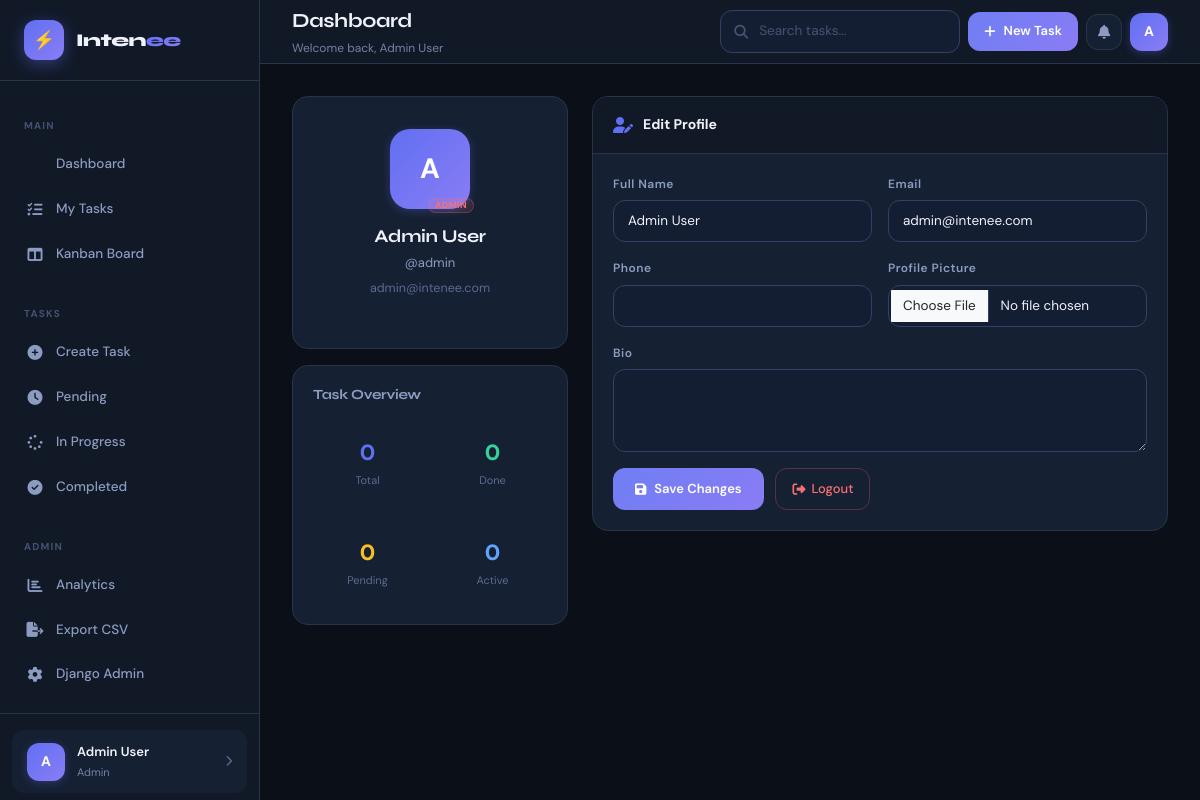
The page /accounts/profile/ (signed in) on the database its author committed.
### accounts/models.py (models this page shows, shortened)
class User(AbstractUser):
    ROLE_CHOICES = [
        ('admin', 'Admin'),
        ('employee', 'Employee'),
    ]
    full_name = models.CharField(max_length=150, blank=True)
    role = models.CharField(max_length=20, choices=ROLE_CHOICES, default='employee')
    profile_picture = models.ImageField(upload_to='profiles/', blank=True, null=True)
    bio = models.TextField(blank=True)
    phone = models.CharField(max_length=20, blank=True)
    created_at = models.DateTimeField(auto_now_add=True)
    updated_at = models.DateTimeField(auto_now=True)
    is_active = models.BooleanField(default=True)
    def get_full_name(self):
        return self.full_name or f"{self.first_name} {self.last_name}".strip() or self.username
    @property
    def is_admin_user(self):
        return self.role == 'admin'
    class Meta:
        ordering = ['-created_at']

### accounts/views.py (the view)
# urls.py: path('profile/', views.profile_view, name='profile'),
@login_required
def profile_view(request):
    if request.method == 'POST':
        form = ProfileUpdateForm(request.POST, request.FILES, instance=request.user)
        if form.is_valid():
            form.save()
            messages.success(request, 'Profile updated successfully!')
            return redirect('accounts:profile')
    else:
        form = ProfileUpdateForm(instance=request.user)
    from tasks.models import Task
    user_tasks = Task.objects.filter(assigned_to=request.user)
    context = {
        'form': form,
        'total_tasks': user_tasks.count(),
        'completed_tasks': user_tasks.filter(status='completed').count(),
        'pending_tasks': user_tasks.filter(status='pending').count(),
        'in_progress_tasks': user_tasks.filter(status='in_progress').count(),
    }
    return render(request, 'accounts/profile.html', context)

### accounts/forms.py
class ProfileUpdateForm(forms.ModelForm):
    class Meta:
        model = User
        fields = ['full_name', 'email', 'phone', 'bio', 'profile_picture']
        widgets = {
            'full_name': forms.TextInput(attrs={'class': 'form-control'}),
            'email': forms.EmailInput(attrs={'class': 'form-control'}),
            'phone': forms.TextInput(attrs={'class': 'form-control'}),
            'bio': forms.Textarea(attrs={'class': 'form-control', 'rows': 3}),
            'profile_picture': forms.FileInput(attrs={'class': 'form-control'}),
        }

### templates/accounts/profile.html (shortened to what this page needs)
{% extends 'base.html' %}
{% block content %}
<div class="row g-4">
  <div class="col-lg-4">
    <div class="card">
      <div class="card-body" style="text-align:center;padding:32px 20px;">
        <div style="position:relative;display:inline-block;margin-bottom:16px;">
          <div class="user-avatar" style="width:80px;height:80px;border-radius:20px;font-size:28px;margin:0 auto;">
            {% if user.profile_picture %}
              <img src="{{ user.profile_picture.url }}" alt="{{ user.username }}">
            {% else %}
              {{ user.get_full_name|first|upper }}
            {% endif %}
          </div>
          {% if user.is_admin_user %}
          <span class="badge badge-urgent" style="position:absolute;bottom:-4px;right:-4px;font-size:9px;padding:2px 6px;">ADMIN</span>
          {% endif %}
        </div>
        <h3 style="font-size:18px;margin-bottom:4px;">{{ user.get_full_name }}</h3>
        <p style="color:var(--text-secondary);font-size:13px;margin-bottom:4px;">@{{ user.username }}</p>
        <p style="color:var(--text-muted);font-size:12.5px;">{{ user.email }}</p>
      </div>
    </div>
    <div class="card" style="margin-top:16px;">
      <div class="card-body" style="padding:20px;">
        <h5 style="font-size:14px;margin-bottom:16px;color:var(--text-secondary);">Task Overview</h5>
        <div class="row g-3">
          <div class="col-6">
            <div style="background:var(--bg-secondary);border-radius:10px;padding:14px;text-align:center;">
              <div style="font-size:22px;font-weight:800;color:var(--accent);">{{ total_tasks }}</div>
              <div style="font-size:11px;color:var(--text-muted);">Total</div>
            </div>
          </div>
          <div class="col-6">
            <div style="background:var(--bg-secondary);border-radius:10px;padding:14px;text-align:center;">
              <div style="font-size:22px;font-weight:800;color:var(--success);">{{ completed_tasks }}</div>
              <div style="font-size:11px;color:var(--text-muted);">Done</div>
            </div>
          </div>
          <div class="col-6">
            <div style="background:var(--bg-secondary);border-radius:10px;padding:14px;text-align:center;">
              <div style="font-size:22px;font-weight:800;color:var(--warning);">{{ pending_tasks }}</div>
              <div style="font-size:11px;color:var(--text-muted);">Pending</div>
            </div>
          </div>
          <div class="col-6">
            <div style="background:var(--bg-secondary);border-radius:10px;padding:14px;text-align:center;">
              <div style="font-size:22px;font-weight:800;color:var(--info);">{{ in_progress_tasks }}</div>
              <div style="font-size:11px;color:var(--text-muted);">Active</div>
            </div>
          </div>
        </div>
      </div>
    </div>
  </div>
  <div class="col-lg-8">
    <div class="card">
      <div class="card-header">
        <div class="card-header-title"><i class="fas fa-user-pen" style="color:var(--accent);"></i> Edit Profile</div>
      </div>
      <div class="card-body">
        <form method="post" enctype="multipart/form-data">
          <div class="row g-3">
            <div class="col-md-6">
              <label class="form-label">Full Name</label>
              {{ form.full_name }}
            </div>
            <div class="col-md-6">
              <label class="form-label">Email</label>
              {{ form.email }}
            </div>
            <div class="col-md-6">
              <label class="form-label">Phone</label>
              {{ form.phone }}
            </div>
            <div class="col-md-6">
              <label class="form-label">Profile Picture</label>
              {{ form.profile_picture }}
            </div>
            <div class="col-12">
              <label class="form-label">Bio</label>
              {{ form.bio }}
            </div>
            <div class="col-12">
              <button type="submit" class="btn-primary-custom">
                <i class="fas fa-save"></i> Save Changes
              </button>
              <a href="{% url 'accounts:logout' %}" class="btn-ghost" style="margin-left:8px;color:var(--danger);border-color:rgba(240,91,106,0.3);">
                <i class="fas fa-sign-out-alt"></i> Logout
              </a>
            </div>
          </div>
        </form>
      </div>
    </div>
  </div>
</div>
{% endblock %}

### templates/partials/sidebar.html (shortened to what this page needs)
{% load static %}
<div class="sidebar" id="sidebar">
  <div class="sidebar-logo">
    <div class="logo-icon">⚡</div>
    <div class="logo-text">Inten<span>ee</span></div>
  </div>
  <div style="padding: 16px 0; flex: 1;">
    <div class="sidebar-section-label">Main</div>
    <nav>
      <div class="nav-item">
        <a href="{% url 'dashboard:index' %}" class="nav-link {% if request.resolver_match.app_name == 'dashboard' %}active{% endif %}">
           Dashboard
        </a>
      </div>
      <div class="nav-item">
        <a href="{% url 'tasks:list' %}" class="nav-link {% if request.resolver_match.app_name == 'tasks' and request.resolver_match.url_name == 'list' %}active{% endif %}">
          <i class="fas fa-list-check"></i> My Tasks
        </a>
      </div>
      <div class="nav-item">
        <a href="{% url 'tasks:kanban' %}" class="nav-link {% if request.resolver_match.url_name == 'kanban' %}active{% endif %}">
          <i class="fas fa-columns"></i> Kanban Board
        </a>
      </div>
    </nav>
    <div class="sidebar-section-label" style="margin-top: 8px;">Tasks</div>
    <nav>
      <div class="nav-item">
        <a href="{% url 'tasks:create' %}" class="nav-link {% if request.resolver_match.url_name == 'create' %}active{% endif %}">
          <i class="fas fa-circle-plus"></i> Create Task
        </a>
      </div>
      <div class="nav-item">
        <a href="{% url 'tasks:list' %}?status=pending" class="nav-link">
          <i class="fas fa-clock"></i> Pending
        </a>
      </div>
      <div class="nav-item">
        <a href="{% url 'tasks:list' %}?status=in_progress" class="nav-link">
          <i class="fas fa-spinner"></i> In Progress
        </a>
      </div>
      <div class="nav-item">
        <a href="{% url 'tasks:list' %}?status=completed" class="nav-link">
          <i class="fas fa-check-circle"></i> Completed
        </a>
      </div>
    </nav>
    {% if user.is_admin_user %}
    <div class="sidebar-section-label" style="margin-top: 8px;">Admin</div>
    <nav>
      <div class="nav-item">
        <a href="{% url 'dashboard:admin' %}" class="nav-link">
          <i class="fas fa-chart-bar"></i> Analytics
        </a>
      </div>
      <div class="nav-item">
        <a href="{% url 'tasks:export_csv' %}" class="nav-link">
          <i class="fas fa-file-export"></i> Export CSV
        </a>
      </div>
      <div class="nav-item">
        <a href="/admin/" class="nav-link">
          <i class="fas fa-cog"></i> Django Admin
        </a>
      </div>
    </nav>
    {% endif %}
  </div>
  <div class="sidebar-footer">
    <a href="{% url 'accounts:profile' %}" class="user-card">
      <div class="user-avatar">
        {% if user.profile_picture %}
          <img src="{{ user.profile_picture.url }}" alt="{{ user.username }}">
        {% else %}
          {{ user.get_full_name|first|upper }}
        {% endif %}
      </div>
      <div>
        <div class="user-name">{{ user.get_full_name|truncatechars:20 }}</div>
        <div class="user-role">{{ user.get_role_display }}</div>
      </div>
      <i class="fas fa-chevron-right" style="margin-left: auto; font-size: 11px; color: var(--text-muted);"></i>
    </a>
  </div>
</div>

### templates/partials/topbar.html (shortened to what this page needs)
<div class="topbar">
  <div>
    <div class="topbar-title">{% block topbar_title %}Dashboard{% endblock %}</div>
    <div class="topbar-subtitle">{% block topbar_subtitle %}Welcome back, {{ user.get_full_name }}{% endblock %}</div>
  </div>
  <div class="topbar-right">
    <div class="search-bar d-none d-md-flex">
      <input type="text" class="form-control" placeholder="Search tasks..." id="globalSearch" style="width: 240px;">
    </div>
    <a href="{% url 'tasks:create' %}" class="btn-primary-custom" style="padding: 8px 16px; font-size: 13px;">
      <i class="fas fa-plus"></i> New Task
    </a>
    <div class="dropdown">
      <button class="btn-icon" data-bs-toggle="dropdown">
        <i class="fas fa-bell"></i>
      </button>
    </div>
    <div class="dropdown">
      <div class="user-avatar" style="cursor: pointer;" data-bs-toggle="dropdown">
        {% if user.profile_picture %}
          <img src="{{ user.profile_picture.url }}" alt="{{ user.username }}">
        {% else %}
          {{ user.get_full_name|first|upper }}
        {% endif %}
      </div>
    </div>
  </div>
</div>

### rows shown on the page
User: get_full_name|first "A", get_full_name "Admin User", role "Admin", username "admin", email "admin@intenee.com", full_name "Admin User"

### other values the page prints
{{ total_tasks }} "0"
{{ completed_tasks }} "0"
{{ pending_tasks }} "0"
{{ in_progress_tasks }} "0"
